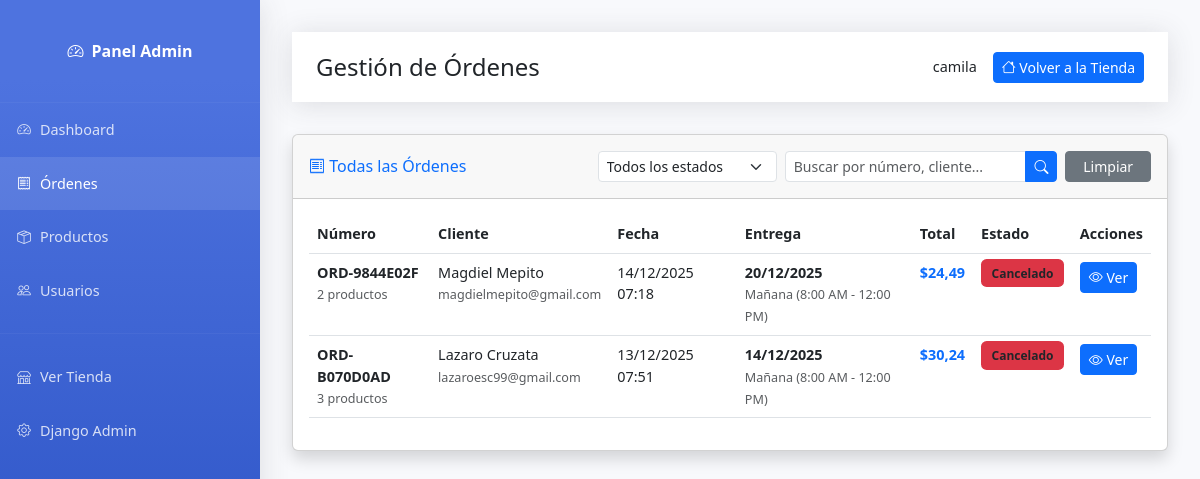
Before: /admin-panel/ordenes/ (signed in) with the older database file.
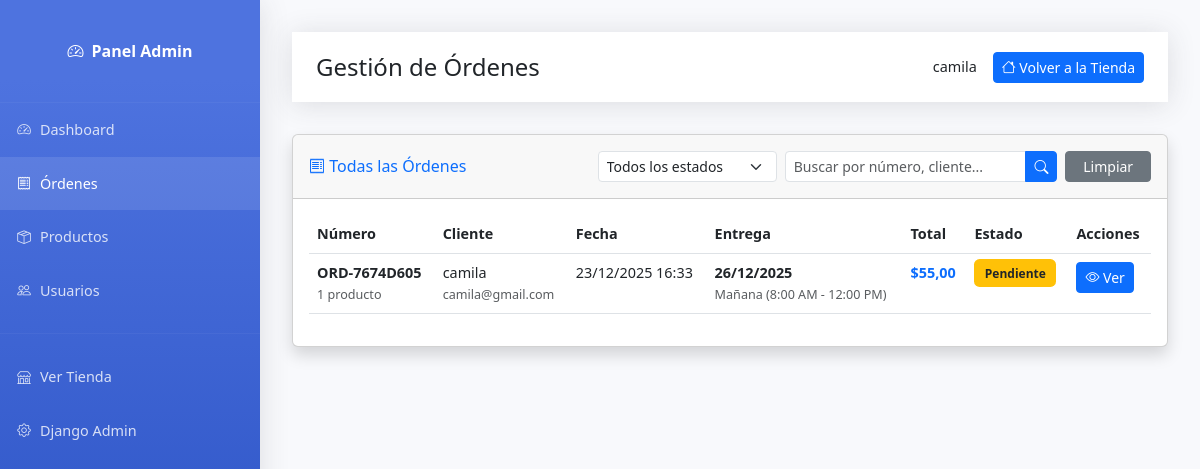
After: the same page with the newer database file.
### shop/models.py (models this page shows, shortened)
class Order(models.Model):
    PAYMENT_CHOICES = [
        ('cash', 'Efectivo'),
        ('transfer', 'Transferencia'),
    ]
    STATUS_CHOICES = [
        ('pending', 'Pendiente'),
        ('confirmed', 'Confirmado'),
        ('preparing', 'Preparando'),
        ('in_transit', 'En camino'),
        ('delivered', 'Entregado'),
        ('cancelled', 'Cancelado'),
    ]
    DELIVERY_TIME_CHOICES = [
        ('morning', 'Mañana (8:00 AM - 12:00 PM)'),
        ('afternoon', 'Tarde (12:00 PM - 6:00 PM)'),
        ('evening', 'Noche (6:00 PM - 9:00 PM)'),
    ]
    user = models.ForeignKey(
        User,
        on_delete=models.CASCADE,
        related_name='orders',
        verbose_name="Usuario",
        db_index=True  # ÍNDICE: Para filtrar órdenes por usuario
    )
    order_number = models.CharField(
        max_length=20,
        unique=True,
        verbose_name="Número de orden",
        db_index=True  # ÍNDICE: Para búsqueda por número de orden
    )
    delivery_address = models.TextField(verbose_name="Dirección de entrega")
    delivery_city = models.CharField(max_length=100, verbose_name="Municipio")
    delivery_province = models.CharField(max_length=100, verbose_name="Provincia")
    contact_phone = models.CharField(max_length=17, verbose_name="Teléfono de contacto")
    delivery_date = models.DateField(verbose_name="Fecha de entrega", db_index=True)  # ÍNDICE: Para reportes por fecha
    delivery_time = models.CharField(max_length=50, choices=DELIVERY_TIME_CHOICES, verbose_name="Hora de entrega")
    payment_method = models.CharField(max_length=20, choices=PAYMENT_CHOICES, verbose_name="Método de pago")
    status = models.CharField(
        max_length=20,
        choices=STATUS_CHOICES,
        default='pending',
        verbose_name="Estado",
        db_index=True  # ÍNDICE: Filtro muy común
    )
    subtotal = models.DecimalField(max_digits=10, decimal_places=2, verbose_name="Subtotal")
    delivery_fee = models.DecimalField(max_digits=10, decimal_places=2, default=0, verbose_name="Costo de envío")
    total = models.DecimalField(max_digits=10, decimal_places=2, verbose_name="Total", db_index=True)  # ÍNDICE: Para reportes
    notes = models.TextField(blank=True, verbose_name="Notas adicionales")
    admin_notes = models.TextField(blank=True, verbose_name="Notas del administrador")
    cancellation_reason = models.TextField(blank=True, verbose_name="Motivo de cancelación")
    created_at = models.DateTimeField(auto_now_add=True, verbose_name="Fecha de creación", db_index=True)  # ÍNDICE: Ordenar
    updated_at = models.DateTimeField(auto_now=True, verbose_name="Última actualización")
    class Meta:
        verbose_name = "Orden"
        verbose_name_plural = "Órdenes"
        ordering = ['-created_at']
        indexes = [
            models.Index(fields=['user', '-created_at']),
            models.Index(fields=['status', '-created_at']),
            models.Index(fields=['status', 'user']),
            models.Index(fields=['created_at', 'status']),
        ]

### shop/views/admin/orders.py (the view, shortened to what this page needs)
# urls.py: path('admin-panel/ordenes/', views.admin_orders, name='admin_orders'),
@staff_member_required
def admin_orders(request):
    status_filter = request.GET.get('status', '')
    search_query = request.GET.get('q', '')
    orders = Order.objects.select_related(
        'user',
        'user__profile'
    ).prefetch_related(
        Prefetch(
            'items',
            queryset=OrderItem.objects.select_related('product', 'product__category')
        )
    )
    if status_filter:
        orders = orders.filter(status=status_filter)
    orders = orders.order_by('-created_at')
    context = {
        'orders': orders,
        'status_filter': status_filter,
        'search_query': search_query,
        'status_choices': Order.STATUS_CHOICES,
    }
    return render(request, 'shop/admin/orders.html', context)

### shop/templates/shop/admin/orders.html (shortened to what this page needs)
{% extends 'shop/admin/base_admin.html' %}
{% block page_title %}Gestión de Órdenes{% endblock %}
{% block content %}
<div class="card shadow mb-4 fade-in">
    <div class="card-header py-3">
        <div class="row align-items-center">
            <div class="col-md-4">
                <h6 class="m-0 font-weight-bold text-primary">
                    <i class="bi bi-receipt"></i> Todas las Órdenes
                </h6>
            </div>
            <div class="col-md-8">
                <form method="get" class="row g-2">
                    <div class="col-md-4">
                        <select name="status" class="form-select form-select-sm" onchange="this.form.submit()">
                            <option value="">Todos los estados</option>
                        </select>
                    </div>
                    <div class="col-md-6">
                        <div class="input-group input-group-sm">
                            <input type="text"
                                   name="q"
                                   class="form-control"
                                   placeholder="Buscar por número, cliente..."
                                   value="{{ search_query }}">
                            <button class="btn btn-primary" type="submit">
                                <i class="bi bi-search"></i>
                            </button>
                        </div>
                    </div>
                    <div class="col-md-2">
                        <a href="{% url 'shop:admin_orders' %}" class="btn btn-sm btn-secondary w-100">
                            Limpiar
                        </a>
                    </div>
                </form>
            </div>
        </div>
    </div>
    <div class="card-body">
        <div class="table-responsive">
            <table class="table table-hover">
                <thead>
                    <tr>
                        <th>Número</th>
                        <th>Cliente</th>
                        <th>Fecha</th>
                        <th>Entrega</th>
                        <th>Total</th>
                        <th>Estado</th>
                        <th>Acciones</th>
                    </tr>
                </thead>
                <tbody>
                    {% for order in orders %}
                    <tr>
                        <td>
                            <strong>{{ order.order_number }}</strong>
                            <br>
                            <small class="text-muted">{{ order.items.count }} producto{{ order.items.count|pluralize }}</small>
                        </td>
                        <td>
                            {{ order.user.get_full_name|default:order.user.username }}
                            <br>
                            <small class="text-muted">{{ order.user.email }}</small>
                        </td>
                        <td>{{ order.created_at|date:"d/m/Y H:i" }}</td>
                        <td>
                            <strong>{{ order.delivery_date|date:"d/m/Y" }}</strong>
                            <br>
                            <small class="text-muted">{{ order.get_delivery_time_display }}</small>
                        </td>
                        <td><strong class="text-primary">${{ order.total }}</strong></td>
                        <td>
                            <span class="status-badge
                                {% if order.status == 'pending' %}bg-warning text-dark
                                {% elif order.status == 'confirmed' %}bg-info
                                {% elif order.status == 'preparing' %}bg-primary
                                {% elif order.status == 'in_transit' %}bg-info
                                {% elif order.status == 'delivered' %}bg-success
                                {% else %}bg-danger
                                {% endif %}">
                                {{ order.get_status_display }}
                            </span>
                        </td>
                        <td>
                            <a href="{% url 'shop:admin_order_detail' order.id %}"
                                class="btn btn-sm btn-primary">
                                <i class="bi bi-eye"></i> Ver
                            </a>
                        </td>
                    </tr>
                    {% endfor %}
                </tbody>
            </table>
        </div>
    </div>
</div>
{% endblock %}

### shop/templates/shop/admin/base_admin.html (shortened to what this page needs)
<!DOCTYPE html>
<html lang="es">
<head>
    <link href="https://cdn.jsdelivr.net/npm/bootstrap@5.3.0/dist/css/bootstrap.min.css" rel="stylesheet">
    <link rel="stylesheet" href="https://cdn.jsdelivr.net/npm/bootstrap-icons@1.10.0/font/bootstrap-icons.css">
    {% load static %}
    <link rel="stylesheet" href="{% static 'css/toast.css' %}">
</head>
<body>
    <div class="sidebar">
        <a class="sidebar-brand" href="{% url 'shop:admin_dashboard' %}">
            <i class="bi bi-speedometer2"></i>
            <span class="ms-2">Panel Admin</span>
        </a>
        <hr class="sidebar-divider my-0" style="border-color: rgba(255,255,255,0.15);">
        <ul class="nav flex-column">
            <li class="nav-item">
                <a class="nav-link {% if request.resolver_match.url_name == 'admin_dashboard' %}active{% endif %}"
                   href="{% url 'shop:admin_dashboard' %}">
                    <i class="bi bi-speedometer2"></i>
                    <span>Dashboard</span>
                </a>
            </li>
            <li class="nav-item">
                <a class="nav-link {% if 'admin_orders' in request.resolver_match.url_name %}active{% endif %}"
                   href="{% url 'shop:admin_orders' %}">
                    <i class="bi bi-receipt"></i>
                    <span>Órdenes</span>
                </a>
            </li>
            <li class="nav-item">
                <a class="nav-link {% if 'admin_products' in request.resolver_match.url_name %}active{% endif %}"
                   href="{% url 'shop:admin_products' %}">
                    <i class="bi bi-box-seam"></i>
                    <span>Productos</span>
                </a>
            </li>
            <li class="nav-item">
                <a class="nav-link {% if 'admin_users' in request.resolver_match.url_name %}active{% endif %}"
                   href="{% url 'shop:admin_users' %}">
                    <i class="bi bi-people"></i>
                    <span>Usuarios</span>
                </a>
            </li>
            <hr class="sidebar-divider" style="border-color: rgba(255,255,255,0.15);">
            <li class="nav-item">
                <a class="nav-link" href="{% url 'shop:home' %}" target="_blank">
                    <i class="bi bi-shop"></i>
                    <span>Ver Tienda</span>
                </a>
            </li>
            <li class="nav-item">
                <a class="nav-link" href="{% url 'admin:index' %}" target="_blank">
                    <i class="bi bi-gear"></i>
                    <span>Django Admin</span>
                </a>
            </li>
        </ul>
    </div>
    <div class="content-wrapper">
        <div class="topbar">
            <h4 class="mb-0">{% block page_title %}Panel de Administración{% endblock %}</h4>
            <div class="d-flex align-items-center">
                <span class="me-3">{{ user.get_full_name|default:user.username }}</span>
                <a href="{% url 'shop:home' %}" class="btn btn-primary btn-sm">
                    <i class="bi bi-house"></i> Volver a la Tienda
                </a>
            </div>
        </div>
        {% block content %}{% endblock %}
    </div>
</body>
</html>

### shop/templates/shop/admin/base_admin.html (style rules this page uses)
:root { --sidebar-width: 260px; --primary-color: #4e73df; --secondary-color: #858796; --success-color: #1cc88a; --danger-color: #e74a3b; --warning-color: #f6c23e; --info-color: #36b9cc; }
body { font-size: 0.9rem; background-color: #f8f9fc; }
.sidebar { position: fixed; top: 0; left: 0; height: 100vh; width: var(--sidebar-width); background: linear-gradient(180deg, #4e73df 10%, #224abe 100%); padding: 1rem 0; overflow-y: auto; z-index: 1000; box-shadow: 0 0.15rem 1.75rem 0 rgba(58, 59, 69, 0.15); }
.sidebar-brand { display: flex; align-items: center; justify-content: center; height: 4.375rem; text-decoration: none; font-size: 1rem; font-weight: 800; color: white; margin-bottom: 1rem; }
.nav-item { position: relative; }
.nav-link { display: flex; align-items: center; padding: 1rem; color: rgba(255,255,255,0.8); text-decoration: none; transition: all 0.3s; }
.nav-link:hover, .nav-link.active { color: white; background-color: rgba(255,255,255,0.1); }
.nav-link i { flex-shrink: 0; margin-right: 0.5rem; font-size: 0.85rem; width: 1rem; text-align: center; }
.content-wrapper { margin-left: var(--sidebar-width); padding: 2rem; }
.topbar { background-color: white; height: 4.375rem; box-shadow: 0 0.15rem 1.75rem 0 rgba(58, 59, 69, 0.15); margin-bottom: 2rem; padding: 0 1.5rem; display: flex; align-items: center; justify-content: space-between; position: sticky; top: 0; z-index: 999; }
.status-badge { padding: 0.35rem 0.65rem; border-radius: 0.35rem; font-size: 0.75rem; font-weight: 700; }
.fade-in { animation: fadeIn 0.5s; }

Changed rows visible on the page:
removed Order: order_number "ORD-9844E02F", items.count "2", user.get_full_name "Magdiel Mepito", user.email "magdielmepito@gmail.com", created_at "14/12/2025 07:18", delivery_date "20/12/2025", delivery_time "Mañana (8:00 AM - 12:00 PM)", total "24,49", status "Cancelado"
removed Order: order_number "ORD-B070D0AD", items.count "3", user.get_full_name "Lazaro Cruzata", user.email "lazaroesc99@gmail.com", created_at "13/12/2025 07:51", delivery_date "14/12/2025", delivery_time "Mañana (8:00 AM - 12:00 PM)", total "30,24", status "Cancelado"
added Order: order_number "ORD-7674D605", items.count "1", user.get_full_name "camila", user.email "camila@gmail.com", created_at "23/12/2025 16:33", delivery_date "26/12/2025", delivery_time "Mañana (8:00 AM - 12:00 PM)", total "55,00", status "Pendiente"
